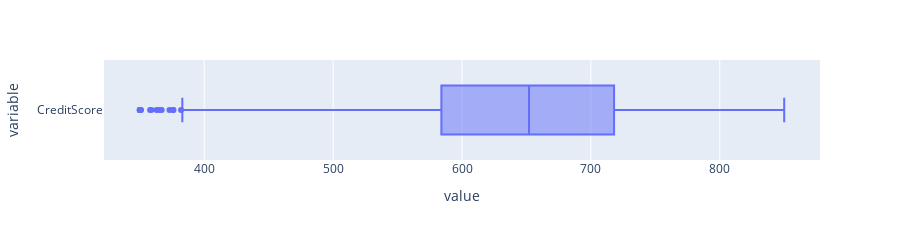

The code cell stored with this chart in its notebook:
### Code cell
px.box(working_df.CreditScore, orientation='h', height=200)

### Figure 1 — Plotly figure (JSON) as saved in the notebook; plotly's stock layout.template omitted (floating-point values rounded to 4 significant figures; data arrays with more than 128 entries replaced by an {"elided": "..."} marker saying what was removed)
{"data": [{"alignmentgroup": "True", "hovertemplate": "value=%{x}<br>variable=%{y}<extra></extra>", "legendgroup": "", "marker": {"color": "#636efa"}, "name": "", "notched": false, "offsetgroup": "", "orientation": "h", "showlegend": false, "type": "box", "x": {"elided": "10000 int values"}, "x0": " ", "xaxis": "x", "y": {"elided": "10000 str values"}, "y0": " ", "yaxis": "y"}], "layout": {"boxmode": "group", "height": 200, "legend": {"tracegroupgap": 0}, "margin": {"t": 60}, "xaxis": {"anchor": "y", "domain": [0, 1], "title": {"text": "value"}}, "yaxis": {"anchor": "x", "domain": [0, 1], "title": {"text": "variable"}}}}
